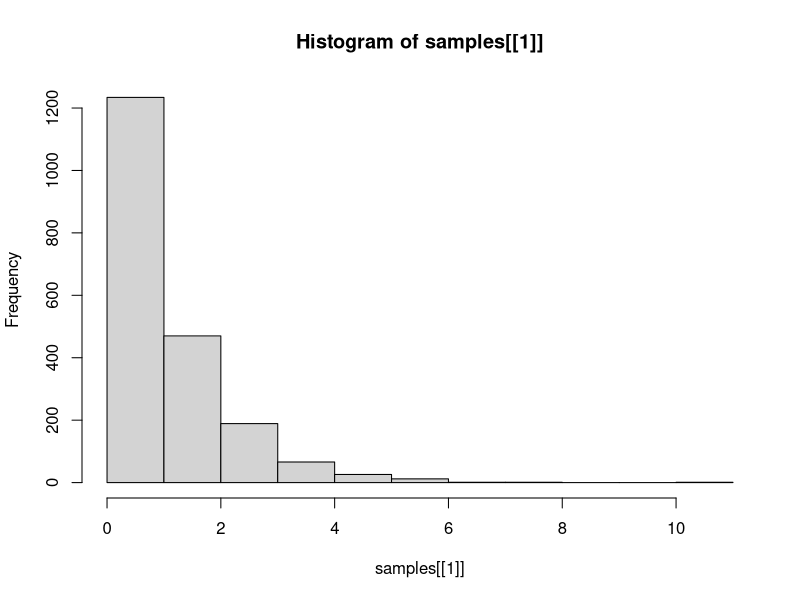

This chart was generated by the following R code:
num.samples <- 2000
sample.size <- 2000
lambda <- 1
q <- function(x) {
  if (x>5) {
    return(5/(x^2))
  }
  return(0)
}

samples <- list()
for (i in 1:num.samples) {
  exp_samples <- rep(NA, sample.size)
  U <- runif(sample.size, 0, 1)
  for (j in 1:sample.size) {
    exp_samples[j] = -log(1-U[j]/lambda)
  }
  samples[[i]] <- exp_samples
}


tests <- rep(NA, num.samples)
for (i in 1:num.samples) {
  ksresults <- ks.test(samples[[i]], "pexp")
  tests[i] <- ksresults$p.value
}


mean(tests)
min(tests)
max(tests)

hist(samples[[1]])